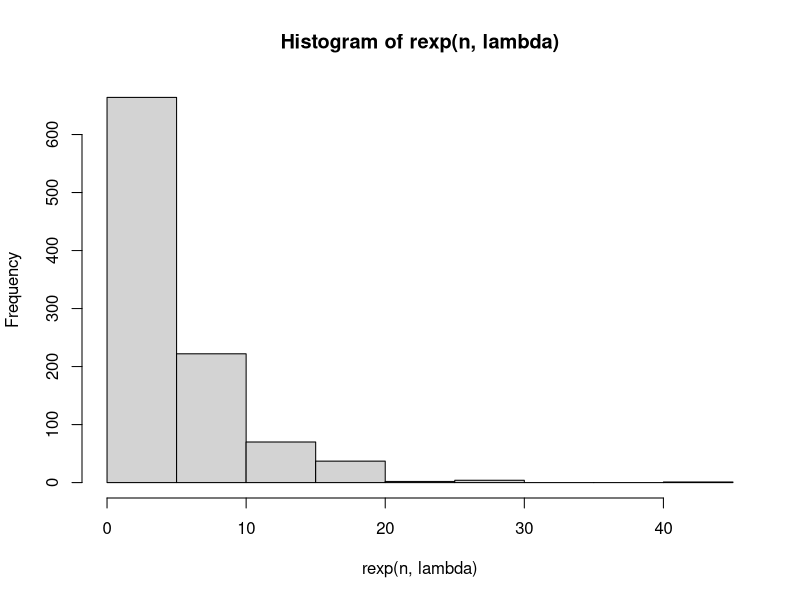
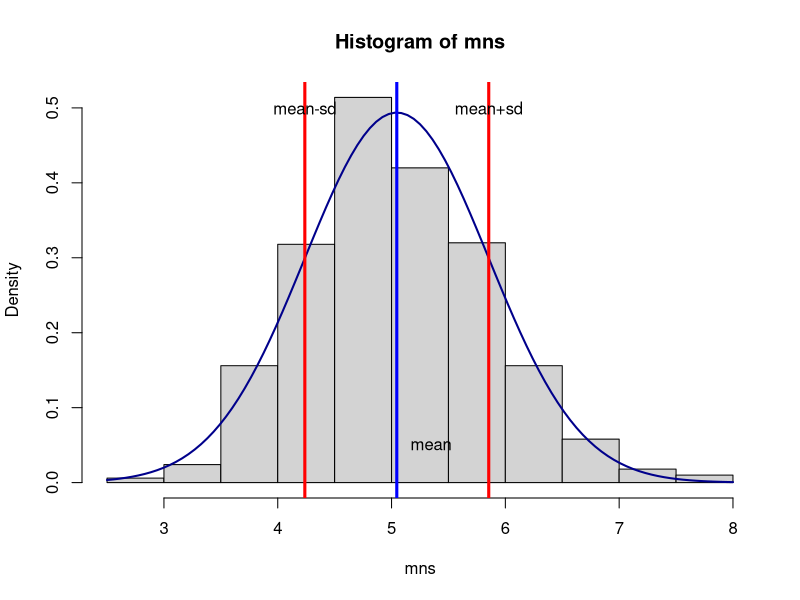

Here is the R script that generated these plots, in order:
## ---- chunk 1
knitr::opts_chunk$set(echo = TRUE)
## ---- chunk 2
    lambda = 0.2
    n = 1000
    hist(rexp(n,lambda))
## ---- chunk 3
    mns <- NULL
    for (i in 1:1000){
      mns <- c(mns,mean(rexp(40,lambda)))
    }
    mn <- mean(mns)
    sd <- sd(mns)
    
    hist(mns,freq = FALSE)
    curve(dnorm(x,mean=mn,sd=sd),col="darkblue", lwd=2, add=TRUE)
    abline(v = mn, col="blue", lwd=3)
    text(mn+0.3,0.05,"mean")
    abline(v = mn-sd, col="red", lwd=3)
    text(mn-sd,0.5,"mean-sd")
    abline(v = mn+sd, col="red", lwd=3)
    text(mn+sd,0.5,"mean+sd")
## ---- chunk 4
    #library(ggplot2)
    #mns_data <- as.data.frame(mns)
    #p<-ggplot(data=mns_data, aes(x=mns)) + 
    #geom_histogram(color="black", fill="red",binwidth = 0.5)
    #p + geom_vline(size=3,color="blue",xintercept = mean(mns))
## ---- chunk 5
   mean(mns)
## ---- chunk 6
  var(mns)
  sd(mns)
